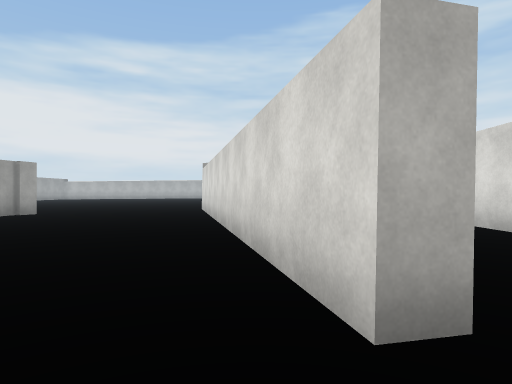
view 1 (above)

24 first-person views from a walk through a scene from a Unity 3-D project. The camera is 1.3 m above the floor, looks level and sees 75° across. The floor is counted in squares, 2 m on a side. Each view is taken from the middle of a square. On the plan, view 1 faces up. The plan holds only what a view shows up to about 10 squares ahead; the rest is blank. The place goes on beyond the plan. Surface patterns are stand-ins for the level's own textures.

view 2
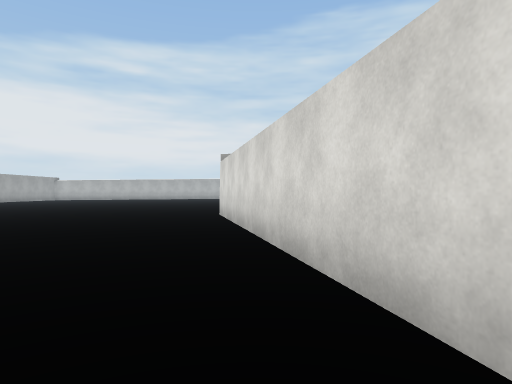

view 3
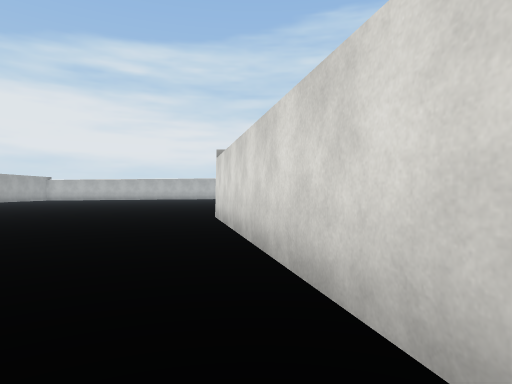

view 4
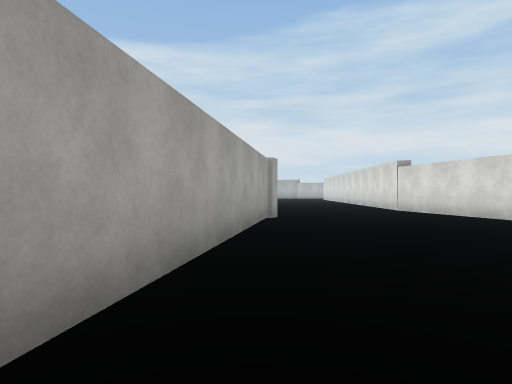

view 5
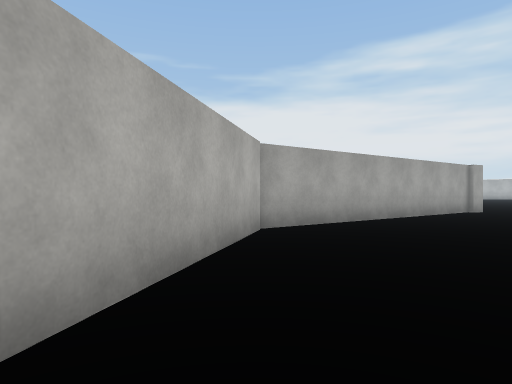

view 6
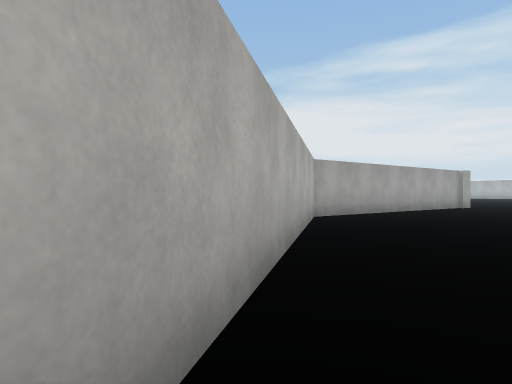

view 7
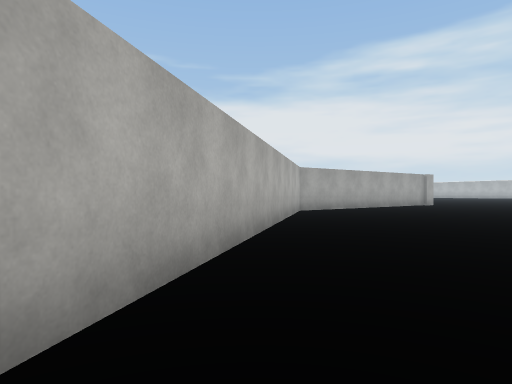

view 8
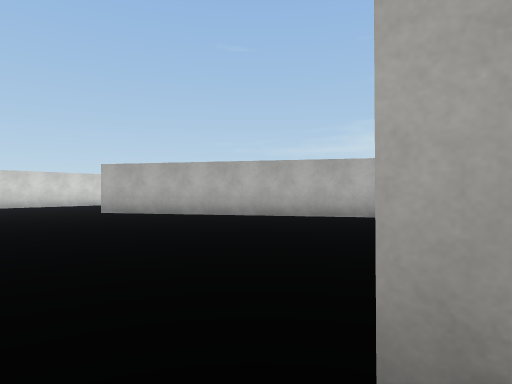

view 9
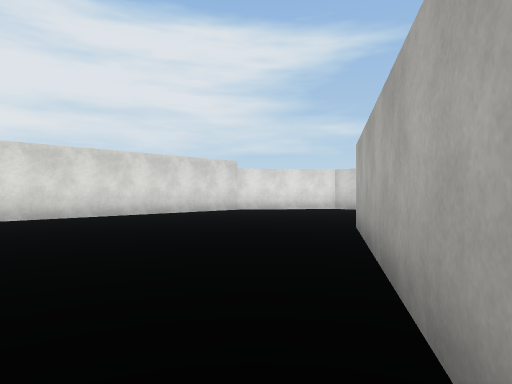

view 10
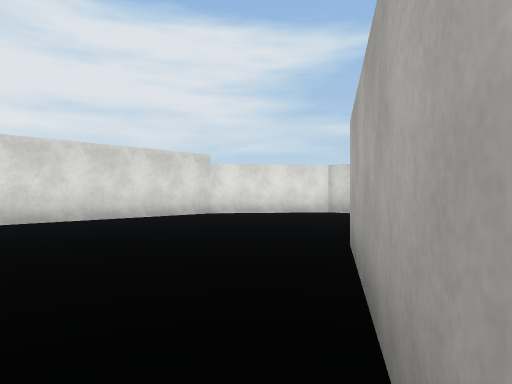

view 11
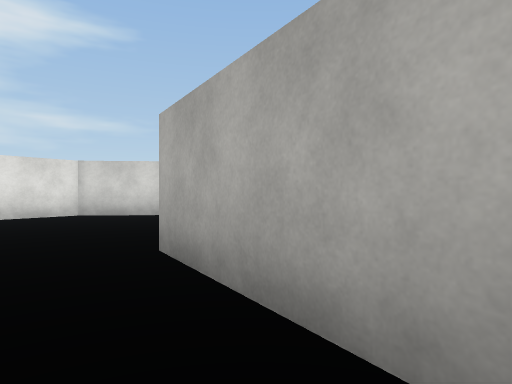

view 12
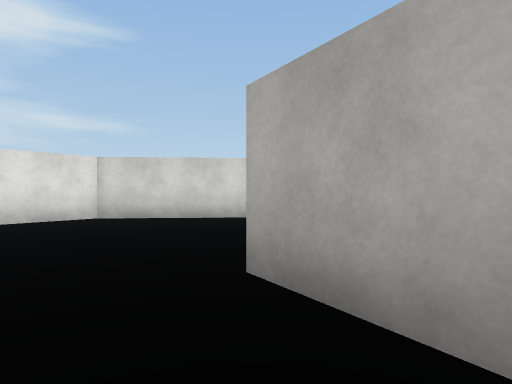

view 13
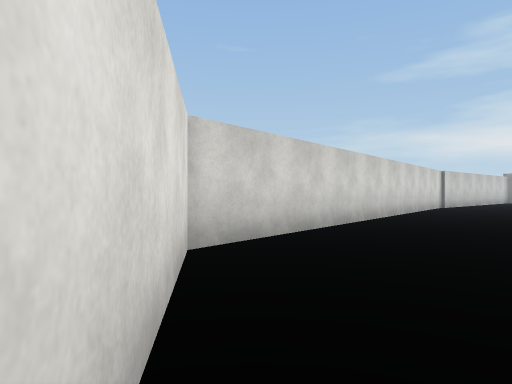

view 14
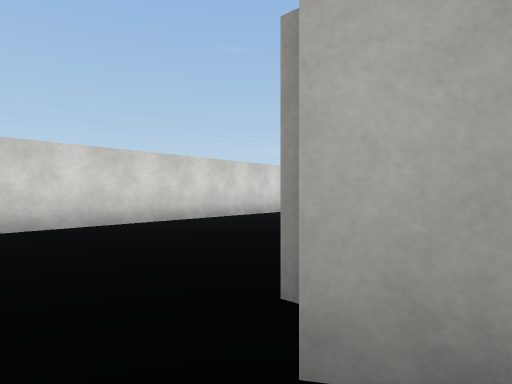

view 15
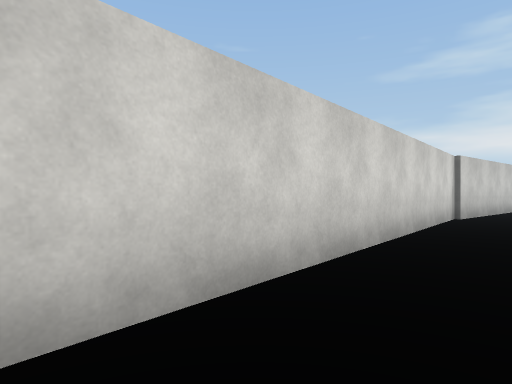

view 16
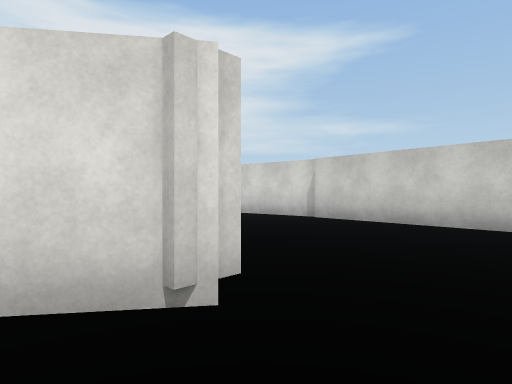

view 17
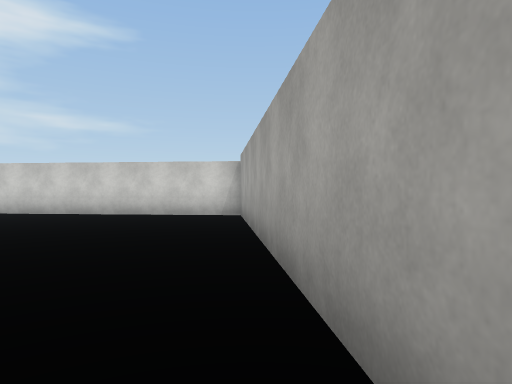

view 18
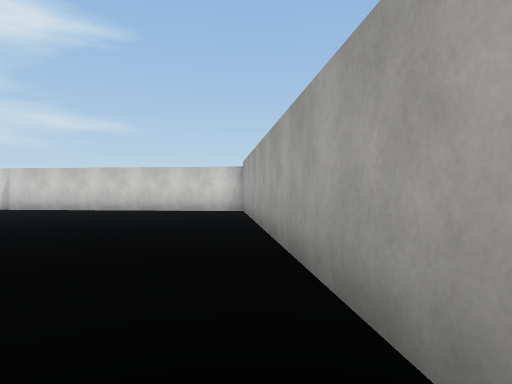

view 19
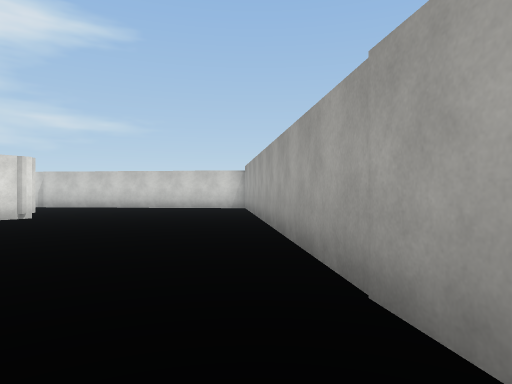

view 20
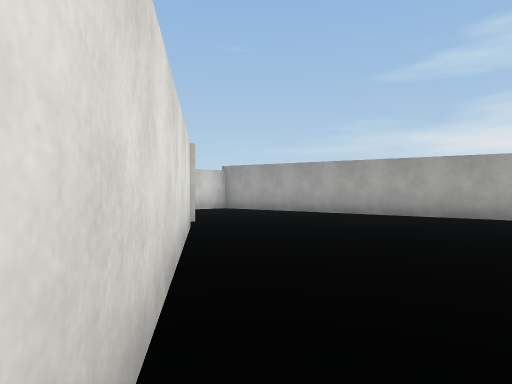

view 21
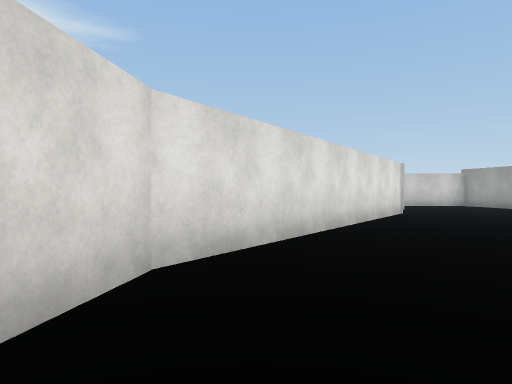

view 22
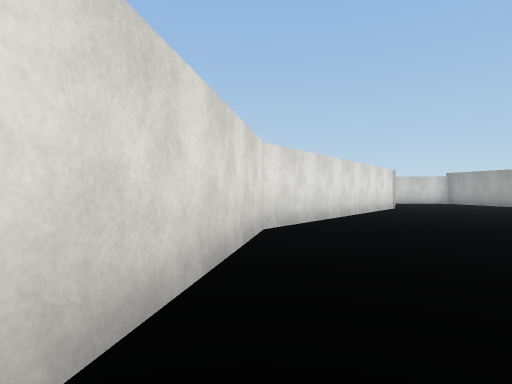

view 23
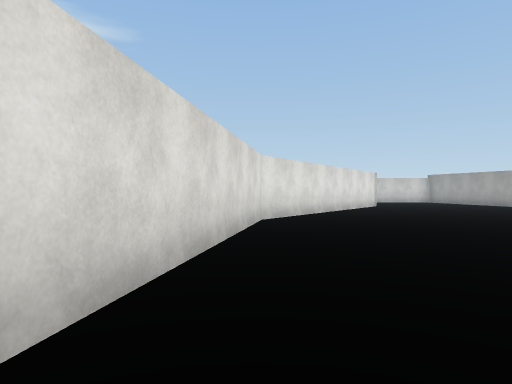

view 24
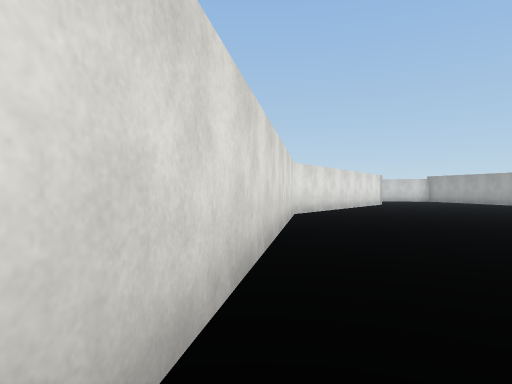

### Floor plan
Points are (right, up) in squares from view 1. A wall is a line through its corners. A room is listed if a view was taken in it or the views show most of it. See-through windows are left out.
Room 1 (views 1, 2, 3, 4, 5, 6, 7, 8, 9, 10, 11, 12, 13, 14, 15, 16, 17, 18, 19, 20, 21, 22, 23, 24)
walls: (-6.7, 9.4) (-8.1, 1.3) (-1.9, -8.7); (0.9, 1.9) (1, 1.5) (0.5, 1.4) (-2, 12.6); (-6.4, 9.9) (-6.6, 9.3); (-14.4, -9.5) (-14.4, -9.1) (-9.1, -1.8) (-7.6, 7.5); (-20.8, -2.1) (-19.6, -14.3) (-10.9, -15.2); (4.1, 5.4) (4.1, 6.4); (-11, -15.3) (1.9, -14.2) (4, -11.4); (4.1, -11) (4.1, -4.1)

Positions as (right, up) in squares from view 1, and headings:
1: (0, 0), facing up
2: (-1, 3), facing up
3: (-1, 4), facing up
4: (-7, 1), facing up
5: (-4, -3), facing up-left
6: (-3, -6), facing up-left
7: (-1, -8), facing up-left
8: (2, 2), facing down-left
9: (-5, -3), facing down-right
10: (-4, -5), facing down-right
11: (-3, -5), facing down
12: (-2, -6), facing down
13: (4, -11), facing down-left
14: (-1, -8), facing down-left
15: (-2, -13), facing down-left
16: (-16, -8), facing down-right
17: (-20, -5), facing down
18: (-20, -3), facing down
19: (-20, -1), facing down
20: (-11, -4), facing down-left
21: (-10, 1), facing down
22: (-9, 4), facing down
23: (-9, 6), facing down
24: (-8, 8), facing down
